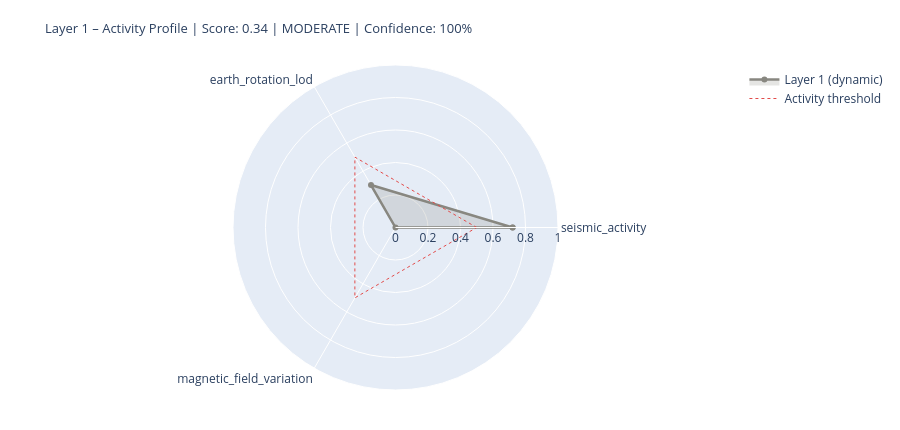

The notebook cell this image was saved under:
### Markdown cell above
---
## 5. State Assessment & Handoff to Layer 2

### Code cell
# ============================================================
# LAYER 1 SCORE
# Three dynamic components only (conductivity = static baseline)
# ============================================================

def norm(v, lo, hi):
    if v is None: return None
    return max(0.0, min(1.0, (v - lo) / (hi - lo)))

# --- Seismic Activity ---
seis_score_val = None
seis_source    = 'missing'
if df_seis is not None and not df_seis.empty:
    n_events = len(df_seis)
    max_mag  = df_seis['mag'].max()
    n_strong = (df_seis['mag'] >= 6.0).sum()
    seis_score_val = norm(n_events * 0.5 + max_mag * 5 + n_strong * 10, 0, 120)
    seis_source = 'primary'

# --- Earth Rotation (LOD anomaly) ---
lod_score_val = None
lod_now       = None
lod_source    = 'missing'
if df_iers is not None and lod_col:
    lod_now       = float(df_iers[lod_col].iloc[-1])
    lod_score_val = norm(abs(lod_now), 0, 3.0)
    lod_source    = 'primary'
elif raw.get('iers_synthetic_lod') is not None:
    lod_now       = raw['iers_synthetic_lod']
    lod_score_val = norm(abs(lod_now), 0, 3.0)
    lod_source    = 'estimated_seasonal'
    print(f'  LOD estimate: {lod_now:+.3f} ms  [estimated_seasonal]')

# --- Magnetic Field Variation (Kp as dynamic proxy) ---
mag_score_val = None
kp_val        = None
mag_source    = 'missing'
if df_geomag is not None and not df_geomag.empty:
    kp_val        = float(df_geomag['kp'].iloc[-1])
    mag_score_val = norm(kp_val, 0, 9)
    mag_source    = 'primary'
elif layer0 and layer0.get('raw_values', {}).get('Kp_index', {}).get('value') is not None:
    kp_val        = layer0['raw_values']['Kp_index']['value']
    mag_score_val = norm(kp_val, 0, 9)
    mag_source    = 'from_layer0'

# --- Conductivity Baseline (static – not in dynamic score) ---
ocean_fraction = 0.71
leitf_baseline = {
    'ocean_surface_fraction': ocean_fraction,
    'ocean_conductivity_Sm':  CONSTANTS['conductivity_ocean_Sm'],
    'role': 'stable_boundary_condition',
}

# --- Assemble (dynamic components only) ---
COMPONENTS = {
    'seismic_activity':        {'score': seis_score_val, 'source': seis_source, 'dynamic': True},
    'earth_rotation_lod':      {'score': lod_score_val,  'source': lod_source,  'dynamic': True},
    'magnetic_field_variation': {'score': mag_score_val,  'source': mag_source,  'dynamic': True},
}

available   = {k: v['score'] for k, v in COMPONENTS.items() if v['score'] is not None}
unavailable = [k for k, v in COMPONENTS.items() if v['score'] is None]
layer1_score = round(sum(available.values()) / len(available), 4) if available else None
confidence   = round(len(available) / len(COMPONENTS), 2)
level = ('unknown'  if layer1_score is None
         else 'calm'     if layer1_score < 0.3
         else 'moderate' if layer1_score < 0.6
         else 'active')

# Console output
W = 64
print('=' * W)
print('LAYER 1 – PLANETARY BODY – STATE ASSESSMENT')
print('=' * W)
for name, comp in COMPONENTS.items():
    s = comp['score']
    if s is not None:
        bar = '█' * int(s * 20) + '░' * (20 - int(s * 20))
        print(f'  {name:<34} {bar}  {s:.2f}  [{comp["source"]}]')
    else:
        print(f'  {name:<34} {"─" * 20}  n/a   [missing]')
print(f'  {"Conductivity (Baseline)":<34} {"─" * 20}  static [boundary_condition]')
print('-' * W)
print(f'  Score (dynamic):  {layer1_score:.3f}  ({len(available)}/{len(COMPONENTS)} components)')
print(f'  Confidence:       {confidence:.0%}')
print(f'  Level:            {level.upper()}')
if layer0:
    print(f'  Layer-0 input:    {layer0["level"].upper()} | Driver: {layer0["dominant_driver"]}')
print('=' * W)

# Radar chart
cats   = list(available.keys())
vals_r = list(available.values())
if len(cats) >= 3:
    fig = go.Figure()
    fig.add_trace(go.Scatterpolar(
        r=vals_r + [vals_r[0]], theta=cats + [cats[0]],
        fill='toself', fillcolor='rgba(136,135,128,0.22)',
        line=dict(color='#888780', width=2.5), name='Layer 1 (dynamic)'
    ))
    fig.add_trace(go.Scatterpolar(
        r=[0.5] * (len(cats)+1), theta=cats + [cats[0]],
        line=dict(color='#E24B4A', dash='dot', width=1),
        mode='lines', name='Activity threshold'
    ))
    fig.update_layout(
        title=dict(
            text=f'Layer 1 – Activity Profile | Score: {layer1_score:.2f} | {level.upper()} | Confidence: {confidence:.0%}',
            font=dict(size=13)),
        polar=dict(radialaxis=dict(visible=True, range=[0, 1])),
        height=430, showlegend=True,
        margin=dict(l=60, r=60, t=65, b=40)
    )
    fig.show()

### Figure 1 — Plotly figure (JSON) as saved in the notebook; plotly's stock layout.template omitted (floating-point values rounded to 4 significant figures)
{"data": [{"fill": "toself", "fillcolor": "rgba(136,135,128,0.22)", "line": {"color": "#888780", "width": 2.5}, "name": "Layer 1 (dynamic)", "r": [0.7208, 0.3016, 0.0, 0.7208], "theta": ["seismic_activity", "earth_rotation_lod", "magnetic_field_variation", "seismic_activity"], "type": "scatterpolar"}, {"line": {"color": "#E24B4A", "dash": "dot", "width": 1}, "mode": "lines", "name": "Activity threshold", "r": [0.5, 0.5, 0.5, 0.5], "theta": ["seismic_activity", "earth_rotation_lod", "magnetic_field_variation", "seismic_activity"], "type": "scatterpolar"}], "layout": {"height": 430, "margin": {"b": 40, "l": 60, "r": 60, "t": 65}, "polar": {"radialaxis": {"range": [0, 1], "visible": true}}, "showlegend": true, "title": {"font": {"size": 13}, "text": "Layer 1 – Activity Profile | Score: 0.34 | MODERATE | Confidence: 100%"}}}
